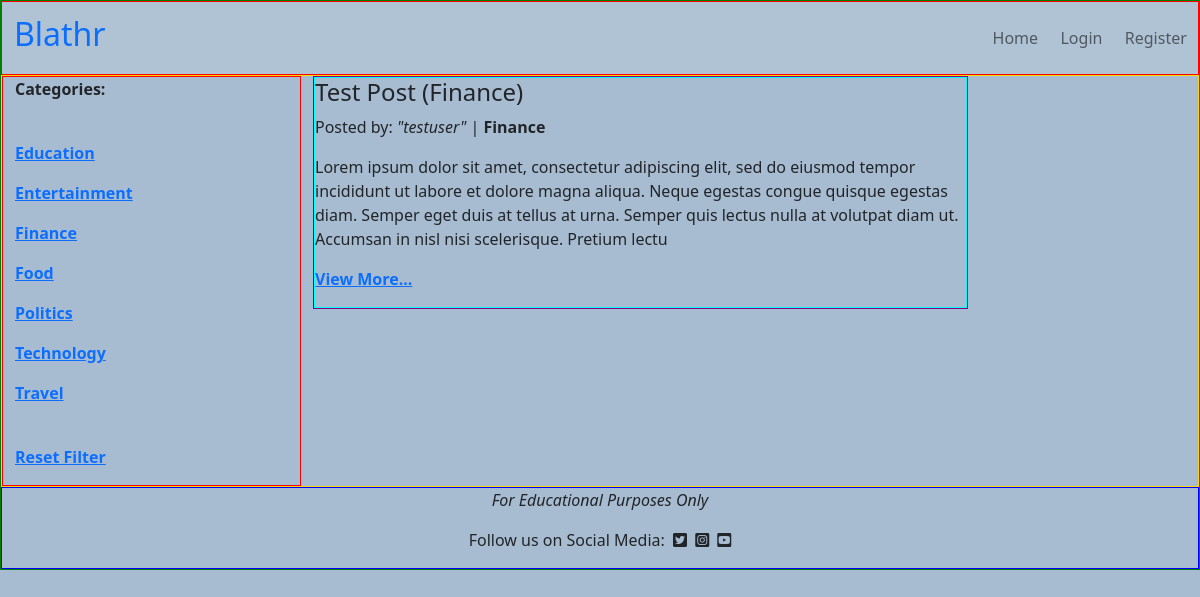
The app's page /filtered/1 with its own data.
### posts/models.py (models this page shows, shortened)
class Category(models.Model):
    category_id = models.AutoField(primary_key=True)
    name = models.CharField(max_length=20, unique=True, null=False)
    def __str__(self):
        return self.name
    class Meta:
        verbose_name_plural = 'categories'
        ordering = ('name',)

class Post(models.Model):
    post_id = models.AutoField(primary_key=True)
    title = models.CharField(max_length=200, unique=True, blank=False,
                             null=False)
    author = models.ForeignKey(User, on_delete=models.CASCADE)
    created_date = models.DateTimeField(auto_now_add=True)
    content = models.TextField()
    category = models.ForeignKey(Category, on_delete=models.CASCADE)
    status = models.IntegerField(choices=STATUS, default=0)

### posts/views.py (the view)
# urls.py: path('filtered/<category_id>', filtered_list, name='filtered_list'),
def filtered_list(request, category_id):
    category_list = Category.objects.all()
    post_list = Post.objects.filter(category_id=category_id).order_by('-created_date')
    return render(request, 'index.html', {'post_list': post_list,
                                          'category_list': category_list})

### templates/index.html (shortened to what this page needs)
{% extends 'base.html' %}
{% block content %}
<div class="row" id="body-row">
    <div class="col-md-3" id="category-col">
        <p><strong>Categories:</strong></p><br>
        {% for category in category_list %}
        <p><a href="{% url 'filtered_list' category.category_id %}"><strong>{{ category.name }}</strong></a></p>
        {% endfor %}
        <br>
        <p><a href="{% url 'home' %}"><strong>Reset Filter</strong></a></p>
    </div>
    <div class="col-md-9">
        {% for post in post_list %}
        {% if post.status == 1 %}
        <div class="col-12 col-md-9">
            <div class="post-card">
                <div class="post-card-body">
                    <h4>{{ post.title }}</h4>
                    <p>Posted by: <em>"{{ post.author }}"</em> | <strong>{{ post.category }}</strong></p>
                    <p>{{ post.content | safe | slice:":300"}}</p>
                    <p><strong><a href="{% url 'post_detail' post.post_id %}">View More...</a></strong></p>
                </div>
            </div>
        </div>
        {% endif %}
        {% endfor %}
    </div>
</div>
{% endblock %}

### static/css/style.css (style rules this page uses)
body { background-color: #A8BCD1; margin: 0; padding: 0; border: 1px solid green; }
.post-card { margin-bottom: 3%; border: 1px solid purple; }
.post-card-body { border: 1px solid cyan; }
#body-row { margin: 0; padding: 0; justify-content: left; border: 1px solid gold; }
#category-col { justify-content: left; border: 1px solid red; }

### records on screen
Category: name "Education"
Category: name "Entertainment"
Category: name "Finance"
Category: name "Food"
Category: name "Politics"
Category: name "Technology"
Category: name "Travel"
Post: title "Test Post (Finance)", author "testuser", category "Finance", content "Lorem ipsum dolor sit amet, consectetur adipiscing elit, sed do eiusmod tempor incididunt ut labore et dolore magna aliqua. Neque egestas congue quisque egestas diam. Semper eget duis at tellus at urna. Semper quis lectus nulla at volutpat diam ut. Accumsan in nisl nisi scelerisque. Pretium lectu"
